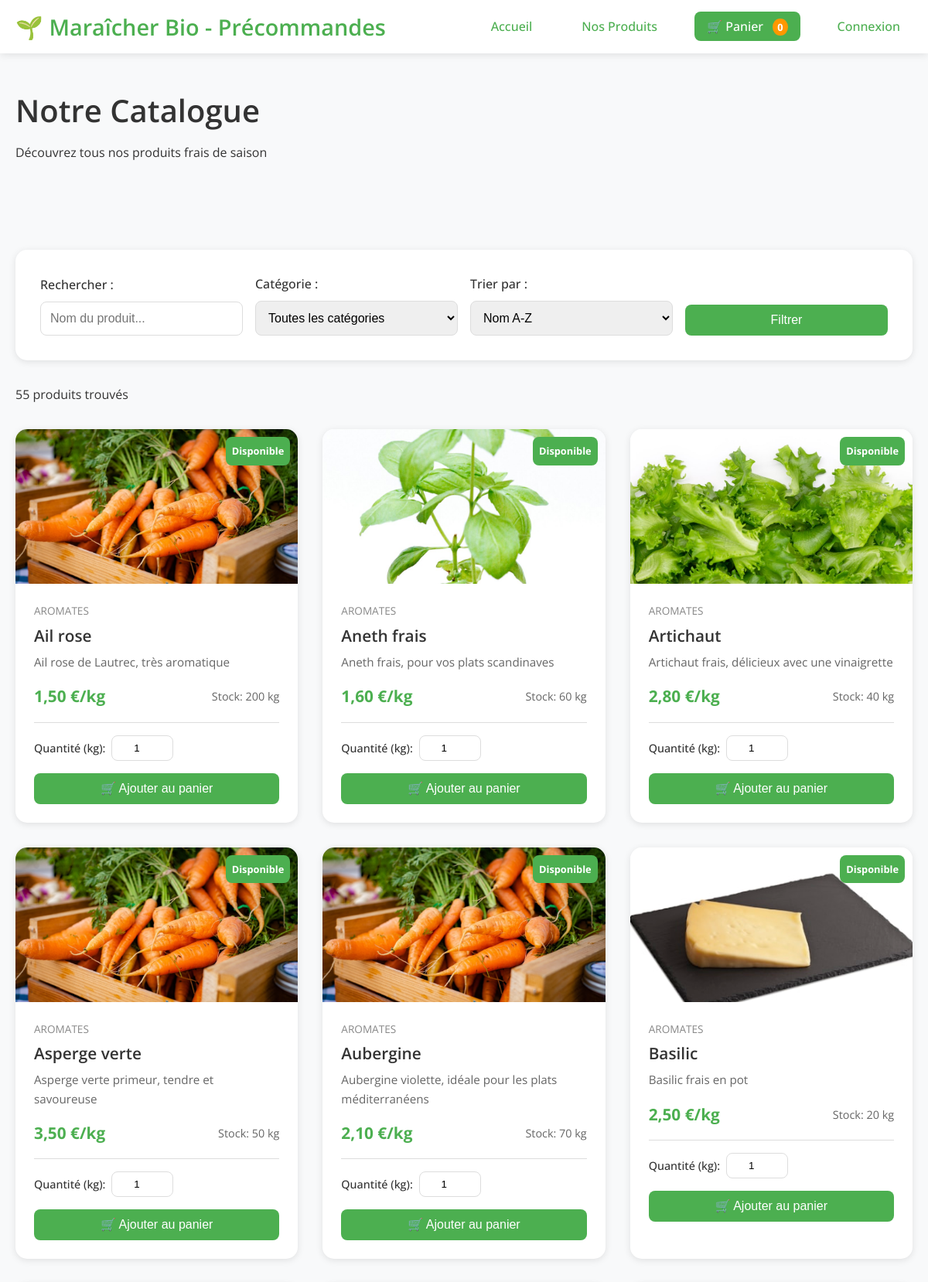
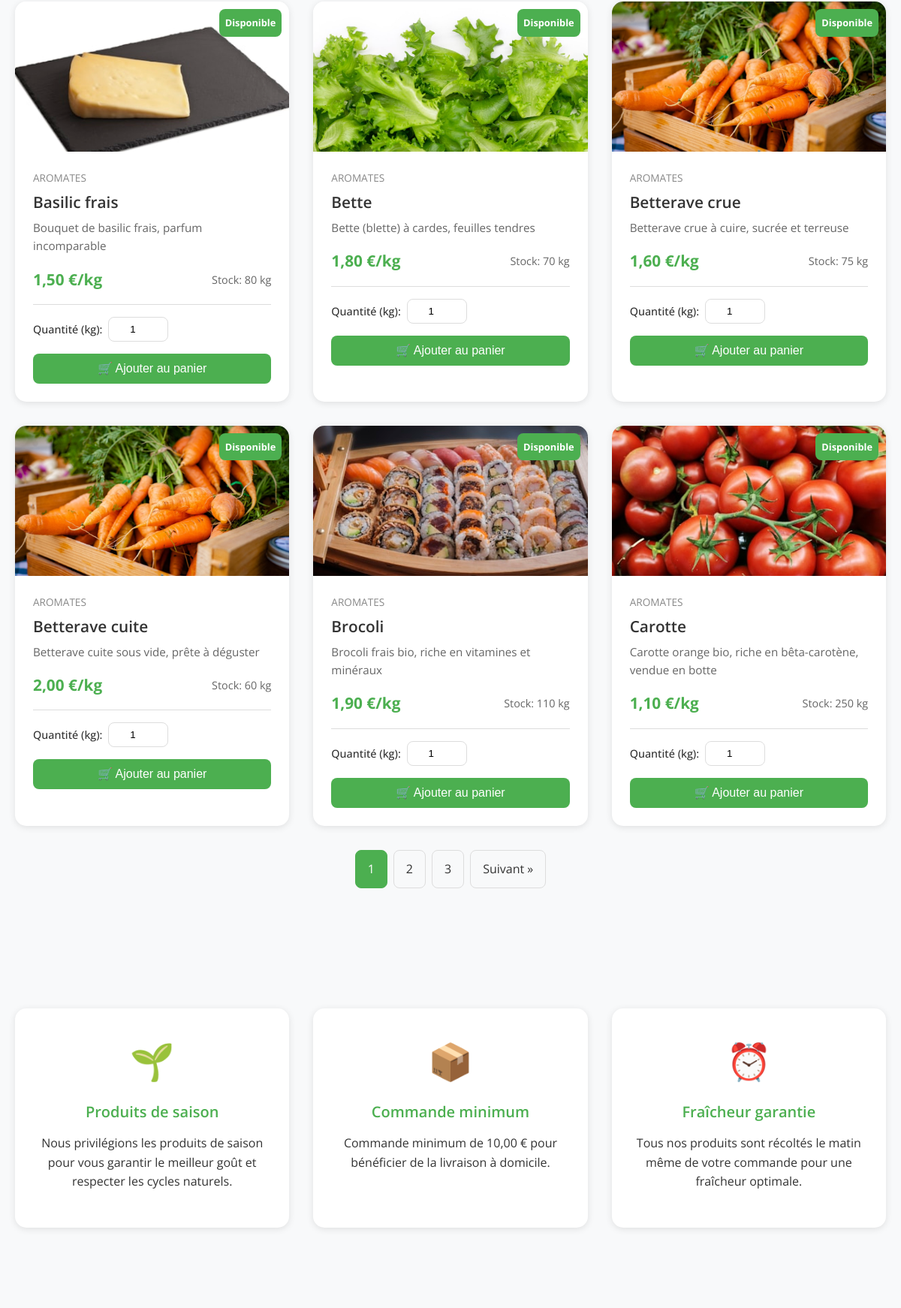
The page /catalogue.php (upper part) on the database its author committed (2 pictures, top to bottom).
### tables this page shows
CREATE TABLE `produits` (
  `id` int(11) NOT NULL,
  `nom` varchar(100) NOT NULL,
  `description` text DEFAULT NULL,
  `prix` decimal(10,2) NOT NULL,
  `stock` int(11) NOT NULL DEFAULT 0,
  `image` varchar(255) DEFAULT NULL,
  `categorie_id` int(11) DEFAULT NULL,
  `actif` tinyint(1) DEFAULT 1,
  `date_creation` datetime DEFAULT current_timestamp()
);

CREATE TABLE `categories` (
  `id` int(11) NOT NULL,
  `nom` varchar(50) NOT NULL,
  `description` text DEFAULT NULL,
  `actif` tinyint(1) DEFAULT 1
);

### includes/config.php (called while the page is built, shortened)
<?php
function format_price($price) {
    return number_format($price, 2, ',', ' ') . ' €';
}
?>

### catalogue.php (the view, shortened to what this page needs)
<?php
require_once 'includes/config.php';
require_once 'includes/functions.php';
$search = isset($_GET['search']) ? clean_input($_GET['search']) : '';
$sort_by = isset($_GET['sort']) ? clean_input($_GET['sort']) : 'nom';
$page = isset($_GET['page']) ? max(1, (int)$_GET['page']) : 1;
$per_page = 12;
$where_conditions = ['p.actif = 1'];
$params = [];
$where_clause = implode(' AND ', $where_conditions);
$sort_options = [
    'nom' => 'p.nom ASC',
    'prix_asc' => 'p.prix ASC',
    'prix_desc' => 'p.prix DESC',
    'stock' => 'p.stock DESC',
    'nouveau' => 'p.date_creation DESC'
];
$order_by = isset($sort_options[$sort_by]) ? $sort_options[$sort_by] : 'p.nom ASC';
$count_query = "
    SELECT COUNT(*)
    FROM produits p
    LEFT JOIN categories c ON p.categorie_id = c.id
    WHERE $where_clause
";
$stmt = $pdo->prepare($count_query);
$stmt->execute($params);
$total_products = $stmt->fetchColumn();
$total_pages = ceil($total_products / $per_page);
$offset = ($page - 1) * $per_page;
$products_query = "
    SELECT p.*, c.nom as categorie_nom
    FROM produits p
    LEFT JOIN categories c ON p.categorie_id = c.id
    WHERE $where_clause
    ORDER BY $order_by
    LIMIT $per_page OFFSET $offset
";
$stmt = $pdo->prepare($products_query);
$stmt->execute($params);
$produits = $stmt->fetchAll();
include 'includes/header.php';
?>
<section class="page-header">
    <div class="container">
        <h1>Notre Catalogue</h1>
        <p>Découvrez tous nos produits frais de saison</p>
    </div>
</section>
<section class="catalog-section">
    <div class="container">
        <div class="catalog-filters">
            <form method="get" action="" class="filters-form">
                <div class="filter-group">
                    <label for="search">Rechercher :</label>
                    <input type="text"
                           id="search"
                           name="search"
                           value="<?php echo htmlspecialchars($search); ?>"
                           placeholder="Nom du produit...">
                </div>
                <div class="filter-group">
                    <label for="categorie">Catégorie :</label>
                    <select id="categorie" name="categorie">
                        <option value="">Toutes les catégories</option>
                    </select>
                </div>
                <div class="filter-group">
                    <label for="sort">Trier par :</label>
                    <select id="sort" name="sort">
                        <option value="nom" <?php echo ($sort_by === 'nom') ? 'selected' : ''; ?>>Nom A-Z</option>
                    </select>
                </div>
                <button type="submit" class="btn btn-primary">Filtrer</button>
            </form>
        </div>
        <div class="catalog-results">
            <div class="results-info">
                <p><?php echo $total_products; ?> produit<?php echo $total_products > 1 ? 's' : ''; ?> trouvé<?php echo $total_products > 1 ? 's' : ''; ?></p>
            </div>
            <?php if (!empty($produits)): ?>
                <div class="products-grid">
                    <?php foreach ($produits as $produit): ?>
                        <div class="product-card <?php echo $produit['stock'] <= 0 ? 'out-of-stock' : ''; ?>">
                            <div class="product-image">
                                <?php if ($produit['image']): ?>
                                    <img src="assets/uploads/<?php echo htmlspecialchars($produit['image']); ?>"
                                         alt="<?php echo htmlspecialchars($produit['nom']); ?>"
                                         loading="lazy">
                                <?php else: ?>
                                    <div class="no-image">📦</div>
                                <?php endif; ?>
                                <?php if ($produit['stock'] > 0): ?>
                                    <div class="product-badge available">Disponible</div>
                                <?php else: ?>
                                    <div class="product-badge out-of-stock">Rupture</div>
                                <?php endif; ?>
                            </div>
                            <div class="product-info">
                                <div class="product-category">
                                    <?php echo htmlspecialchars($produit['categorie_nom'] ?? 'Divers'); ?>
                                </div>
                                <h3 class="product-title"><?php echo htmlspecialchars($produit['nom']); ?></h3>
                                <p class="product-description">
                                    <?php echo htmlspecialchars($produit['description']); ?>
                                </p>
                                <div class="product-details">
                                    <div class="product-price"><?php echo format_price($produit['prix']); ?>/kg</div>
                                    <div class="product-stock">
                                        <?php if ($produit['stock'] > 0): ?>
                                            Stock: <?php echo $produit['stock']; ?> kg
                                        <?php else: ?>
                                            <span class="stock-zero">Rupture de stock</span>
                                        <?php endif; ?>
                                    </div>
                                </div>
                                <?php if ($produit['stock'] > 0): ?>
                                    <form method="post" action="client/panier.php" onsubmit="return addToCart(this)" class="add-to-cart-form">
                                        <div class="quantity-controls">
                                            <label for="quantite_<?php echo $produit['id']; ?>">Quantité (kg):</label>
                                            <input type="number"
                                                   id="quantite_<?php echo $produit['id']; ?>"
                                                   name="quantite"
                                                   min="0.5"
                                                   max="<?php echo $produit['stock']; ?>"
                                                   step="0.5"
                                                   value="1"
                                                   class="quantity-input">
                                        </div>
                                        <button type="submit" class="btn btn-primary btn-full">
                                            🛒 Ajouter au panier
                                        </button>
                                    </form>
                                <?php else: ?>
                                    <button class="btn btn-disabled btn-full" disabled>
                                        Produit indisponible
                                    </button>
                                <?php endif; ?>
                            </div>
                        </div>
                    <?php endforeach; ?>
                </div>
                <?php if ($total_pages > 1): ?>
                    <div class="pagination-wrapper">
                        <?php
                        $pagination_params = [];
                        echo generate_pagination($page, $total_pages, 'catalogue.php', $pagination_params);
                        ?>
                    </div>
                <?php endif; ?>
            <?php endif; ?>
        </div>
    </div>
</section>
<section class="catalog-info">
    <div class="container">
        <div class="info-grid">
            <div class="info-item">
                <div class="info-icon">🌱</div>
                <h4>Produits de saison</h4>
                <p>Nous privilégions les produits de saison pour vous garantir le meilleur goût et respecter les cycles naturels.</p>
            </div>
            <div class="info-item">
                <div class="info-icon">📦</div>
                <h4>Commande minimum</h4>
                <p>Commande minimum de <?php echo format_price(COMMANDE_MIN); ?> pour bénéficier de la livraison à domicile.</p>
            </div>
            <div class="info-item">
                <div class="info-icon">⏰</div>
                <h4>Fraîcheur garantie</h4>
                <p>Tous nos produits sont récoltés le matin même de votre commande pour une fraîcheur optimale.</p>
            </div>
        </div>
    </div>
</section>
<?php include 'includes/footer.php'; ?>

### assets/css/style.css (style rules this page uses)
:root { --primary-color: #4CAF50; --primary-dark: #45a049; --secondary-color: #8BC34A; --accent-color: #FF9800; --text-color: #333; --text-light: #666; --text-muted: #888; --bg-color: #ffffff; --bg-light: #f8f9fa; --border-color: #ddd; --shadow: 0 2px 10px rgba(0,0,0,0.1); --shadow-hover: 0 5px 20px rgba(0,0,0,0.15); --radius: 8px; --radius-large: 15px; --transition: all 0.3s ease; }
* { margin: 0; padding: 0; box-sizing: border-box; }
body { font-family: 'Open Sans', -apple-system, BlinkMacSystemFont, 'Segoe UI', Roboto, sans-serif; line-height: 1.6; color: var(--text-color); background-color: var(--bg-light); }
.container { max-width: 1200px; margin: 0 auto; padding: 0 20px; }
h1, h2, h3, h4, h5, h6 { margin-bottom: 1rem; font-weight: 600; line-height: 1.3; }
h1 { font-size: 2.5rem; }
h3 { font-size: 1.5rem; }
h4 { font-size: 1.25rem; }
p { margin-bottom: 1rem; }
.btn { display: inline-block; padding: 0.75rem 1.5rem; border: none; border-radius: var(--radius); font-size: 1rem; font-weight: 500; text-decoration: none; text-align: center; cursor: pointer; transition: var(--transition); line-height: 1; }
.btn-primary { background: var(--primary-color); color: white; }
.btn-full { width: 100%; }
section { padding: 3rem 0; }
.products-grid { display: grid; grid-template-columns: repeat(auto-fit, minmax(300px, 1fr)); gap: 2rem; margin: 2rem 0; }
.product-card { background: white; border-radius: var(--radius-large); overflow: hidden; box-shadow: var(--shadow); transition: var(--transition); position: relative; }
.product-image { position: relative; height: 200px; overflow: hidden; }
.product-image img { width: 100%; height: 100%; object-fit: cover; transition: var(--transition); }
.product-badge { position: absolute; top: 10px; right: 10px; padding: 0.5rem; border-radius: var(--radius); font-size: 0.8rem; font-weight: bold; }
.product-badge.available { background: var(--primary-color); color: white; }
.product-info { padding: 1.5rem; }
.product-category { font-size: 0.85rem; color: var(--text-muted); text-transform: uppercase; margin-bottom: 0.5rem; }
.product-title { font-size: 1.3rem; margin-bottom: 0.5rem; color: var(--text-color); }
.product-description { color: var(--text-light); margin-bottom: 1rem; font-size: 0.95rem; }
.product-details { display: flex; justify-content: space-between; align-items: center; margin-bottom: 1rem; }
.product-price { font-size: 1.3rem; font-weight: bold; color: var(--primary-color); }
.product-stock { font-size: 0.9rem; color: var(--text-light); }
.add-to-cart-form { border-top: 1px solid var(--border-color); padding-top: 1rem; }
.quantity-controls { display: flex; align-items: center; gap: 0.5rem; margin-bottom: 1rem; }
.quantity-controls label { font-size: 0.9rem; font-weight: 500; margin-bottom: 0; }
.quantity-input { width: 80px; padding: 0.5rem; border: 1px solid var(--border-color); border-radius: var(--radius); text-align: center; }
.catalog-filters { background: white; padding: 2rem; border-radius: var(--radius-large); box-shadow: var(--shadow); margin-bottom: 2rem; }
.filters-form { display: grid; grid-template-columns: repeat(auto-fit, minmax(200px, 1fr)); gap: 1rem; align-items: end; }
.filter-group { display: flex; flex-direction: column; }
.filter-group label { font-weight: 500; margin-bottom: 0.5rem; color: var(--text-color); }
.filter-group input, .filter-group select { padding: 0.75rem; border: 1px solid var(--border-color); border-radius: var(--radius); font-size: 1rem; }
.info-grid { display: grid; grid-template-columns: repeat(auto-fit, minmax(300px, 1fr)); gap: 2rem; margin-top: 2rem; }
.info-card, .info-item { background: white; padding: 2rem; border-radius: var(--radius-large); box-shadow: var(--shadow); text-align: center; }
.info-icon { font-size: 3rem; margin-bottom: 1rem; color: var(--primary-color); }
.info-card h3, .info-item h4 { color: var(--primary-color); margin-bottom: 1rem; }
.product-card, .category-card, .info-card { animation: fadeInUp 0.6s ease; }

### rows shown on the page
produits: image (picture), shows "Disponible", categorie.nom "AROMATES", nom "Ail rose", description "Ail rose de Lautrec, très aromatique", prix "1,50 €", stock "200", quantite "1"
produits: image (picture), shows "Disponible", categorie.nom "AROMATES", nom "Aneth frais", description "Aneth frais, pour vos plats scandinaves", prix "1,60 €", stock "60", quantite "1"
produits: image (picture), shows "Disponible", categorie.nom "AROMATES", nom "Artichaut", description "Artichaut frais, délicieux avec une vinaigrette", prix "2,80 €", stock "40", quantite "1"
produits: image (picture), shows "Disponible", categorie.nom "AROMATES", nom "Asperge verte", description "Asperge verte primeur, tendre et savoureuse", prix "3,50 €", stock "50", quantite "1"
produits: image (picture), shows "Disponible", categorie.nom "AROMATES", nom "Aubergine", description "Aubergine violette, idéale pour les plats méditerranéens", prix "2,10 €", stock "70", quantite "1"
produits: image (picture), shows "Disponible", categorie.nom "AROMATES", nom "Basilic", description "Basilic frais en pot", prix "2,50 €", stock "20", quantite "1"
produits: image (picture), shows "Disponible", categorie.nom "AROMATES", nom "Basilic frais", description "Bouquet de basilic frais, parfum incomparable", prix "1,50 €", stock "80", quantite "1"
produits: image (picture), shows "Disponible", categorie.nom "AROMATES", nom "Bette", description "Bette (blette) à cardes, feuilles tendres", prix "1,80 €", stock "70", quantite "1"
produits: image (picture), shows "Disponible", categorie.nom "AROMATES", nom "Betterave crue", description "Betterave crue à cuire, sucrée et terreuse", prix "1,60 €", stock "75", quantite "1"
produits: image (picture), shows "Disponible", categorie.nom "AROMATES", nom "Betterave cuite", description "Betterave cuite sous vide, prête à déguster", prix "2,00 €", stock "60", quantite "1"
produits: image (picture), shows "Disponible", categorie.nom "AROMATES", nom "Brocoli", description "Brocoli frais bio, riche en vitamines et minéraux", prix "1,90 €", stock "110", quantite "1"
produits: image (picture), shows "Disponible", categorie.nom "AROMATES", nom "Carotte", description "Carotte orange bio, riche en bêta-carotène, vendue en botte", prix "1,10 €", stock "250", quantite "1"

### other values the page prints
SITE_NAME "Maraîcher Bio - Précommandes"
$cart_count "0"
$total_products "55"
format_price(COMMANDE_MIN) "10,00 €"
